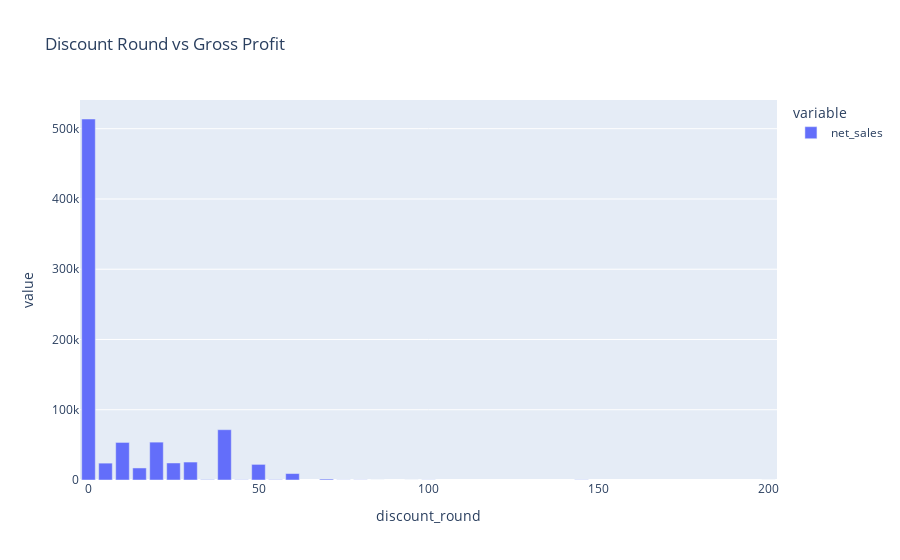

Source (notebook cell):
### Code cell
px.bar(disc_sum['net_sales'], barmode='group', title='Discount Round vs Gross Profit')

### Figure 1 — Plotly figure (JSON) as saved in the notebook; plotly's stock layout.template omitted (floating-point values rounded to 4 significant figures)
{"data": [{"alignmentgroup": "True", "hovertemplate": "variable=net_sales<br>discount_round=%{x}<br>value=%{y}<extra></extra>", "legendgroup": "net_sales", "marker": {"color": "#636efa", "pattern": {"shape": ""}}, "name": "net_sales", "offsetgroup": "net_sales", "orientation": "v", "showlegend": true, "textposition": "auto", "type": "bar", "x": [0, 5, 10, 15, 20, 25, 30, 35, 40, 45, 50, 55, 60, 70, 75, 80, 85, 95, 100, 145, 200], "xaxis": "x", "y": [513800.0, 24010.0, 53480.0, 17140.0, 53900.0, 24240.0, 25560.0, 541.1, 71600.0, 333.3, 22230.0, 460.9, 9165.0, 1342.0, 200.2, 215.6, 0.21, 16, 196, 299.0, 0], "yaxis": "y"}], "layout": {"barmode": "group", "legend": {"title": {"text": "variable"}, "tracegroupgap": 0}, "title": {"text": "Discount Round vs Gross Profit"}, "xaxis": {"anchor": "y", "domain": [0, 1], "title": {"text": "discount_round"}}, "yaxis": {"anchor": "x", "domain": [0, 1], "title": {"text": "value"}}}}
